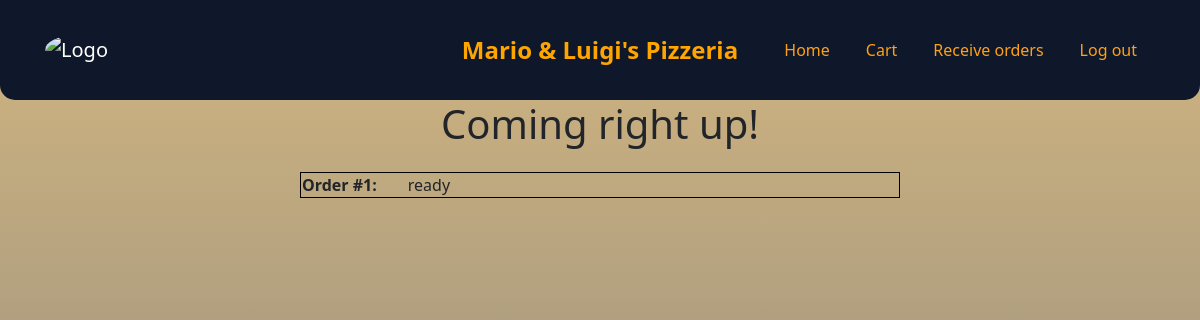
/orders-board (signed in), run on an earlier commit of the app's database.
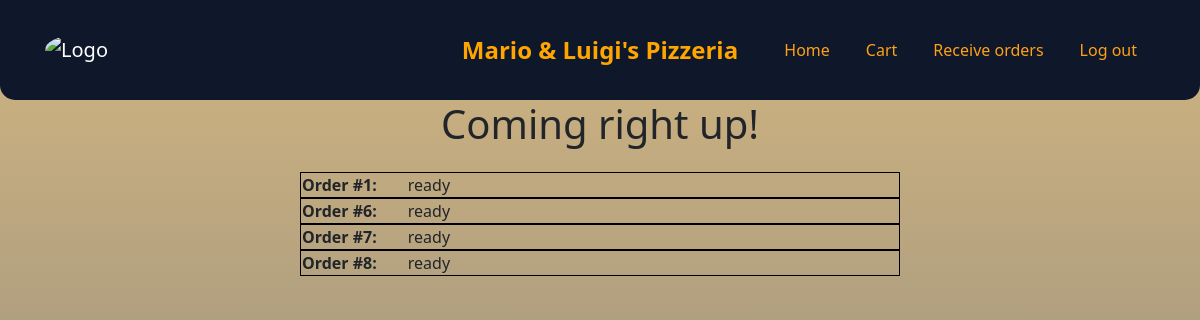
And on a later commit of the database.
### website/models.py (models this page shows)
class Order(db.Model):
    id = db.Column(db.Integer, primary_key=True)    #primary key
    date = db.Column(db.DateTime(timezone=True), default=func.now())  #current date
    user_id = db.Column(db.Integer, db.ForeignKey('user.id'))         #foreign key
    status = db.Column(db.String(150))
    orderedItems = db.Column(db.String(500))

### website/views.py (the view)
@views.route('/orders-board', methods=['GET'])
@login_required
def ordersBoard():
    userOrders= Order.query.filter(Order.user_id == current_user.id).all()
    return render_template("ordersBoard.html", user=current_user, orders=userOrders)

### website/templates/ordersBoard.html (shortened to what this page needs)
{% extends "base.html" %}
{% block content %}
<div class="center-container">
    <h1 class="center-text">Coming right up!</h1>
    <br>
    <table class="center-table">
        <tbody>
            {% for ord in orders %}
                <tr class="order-on-board">
                    <td class="order-number">Order #{{ord.id}}:</td>
                    <td class="status">{{ord.status}}</td>
                </tr>
            {% endfor %}
        </tbody>
    </table>
</div>
</div>
{% endblock %}

### website/templates/base.html (shortened to what this page needs)
<!DOCTYPE html>
<html>
  <head>
    <link
      rel="stylesheet"
      href="https://maxcdn.bootstrapcdn.com/bootstrap/4.5.2/css/bootstrap.min.css"
    />
    <link rel="stylesheet" href="{{ url_for('static', filename='css/styles.css') }}">
  </head>
  <body>
    <body class="user-select-none">
      <nav class="navbar navbar-expand-lg navbar-dark">
        <div class="container">
          <a class="navbar-brand navbar-center" href="/">
            <img src="https://i.pinimg.com/originals/80/ef/c2/80efc210d07e4e1c1a81f06fb7d87ce4.jpg" alt="Logo" class="logo-image">
            <span class="navbar-text" style="color: orange;">Mario & Luigi's Pizzeria</span>
          </a>
          <div class="collapse navbar-collapse" id="navbarNav">
            <ul class="navbar-nav ml-auto">
              {% if user.is_authenticated %}
              <li class="nav-item">
                <a class="nav-link" href="/">Home</a>
              </li>
              <li class="nav-item">
                <a class="nav-link" href="/cart">Cart</a>
              </li>
              {% if user.role == "admin" %}
              <li class="nav-item">
                <a class="nav-link" href="/receive-orders">Receive orders</a>
              </li>
              <li class="nav-item">
                <a class="nav-link" href="/logout">Log out</a>
              </li>
              {% endif %}
              {% endif %}
            </ul>
          </div>
        </div>
      </nav>
      <div>{% block content %} {% endblock %}</div>
    </body>
</html>

### website/static/css/styles.css (style rules this page uses)
body { font-family: system-ui, -apple-system, BlinkMacSystemFont, 'Segoe UI', Roboto, Oxygen, Ubuntu, Cantarell, 'Open Sans', 'Helvetica Neue', sans-serif; background: linear-gradient(rgba(165, 108, 2, 0.5), rgba(0, 0, 0, 0.5)); background-attachment: fixed; background-repeat: no-repeat; }
.navbar { gap: 5px; background-color: #0F4C81; width: 100%; height: 100px; display: flex; position: relative; border-radius: 0 0 15px 15px; }
:root { --primary: #FEA116; --light: #F1F8FF; --dark: #0F172B; }
.order-on-board { display: flex; flex-direction: row; gap: 20px; }
.logo-image { max-height: 40px; margin-right: 10px; }
.navbar-text { text-align: center; position: absolute; top: 50%; left: 50%; transform: translate(-50%, -50%); }
.order-number { font-weight: bold; }
.center-text { text-align: center; margin: 0 auto; display: block; }
.order-on-board { border: 1px solid #000; }
.center-table { margin: 0 auto; width: 50%; }
.order-number::before { content: ""; display: block; border-right: 1px solid #000; height: 100%; position: absolute; top: 0; right: 0; margin-right: -5px; }
.status { padding-left: 10px; }

### website/templates/base.html (style rules this page uses)
.navbar-center { display: flex; justify-content: center; align-items: center; }
.navbar-text { color: #FEA116; font-size: 24px; font-weight: bold; margin: 0; padding: 0; }
.logo-image { max-height: 60px; border-radius: 50%; }
.navbar-dark .navbar-nav .nav-link { color: #FEA116; margin: 0 10px; }
.navbar { background-color: #0F172B; }

What changed in the data, as far as the page shows it:
added Order: id "6", status "ready"
added Order: id "7", status "ready"
added Order: id "8", status "ready"
